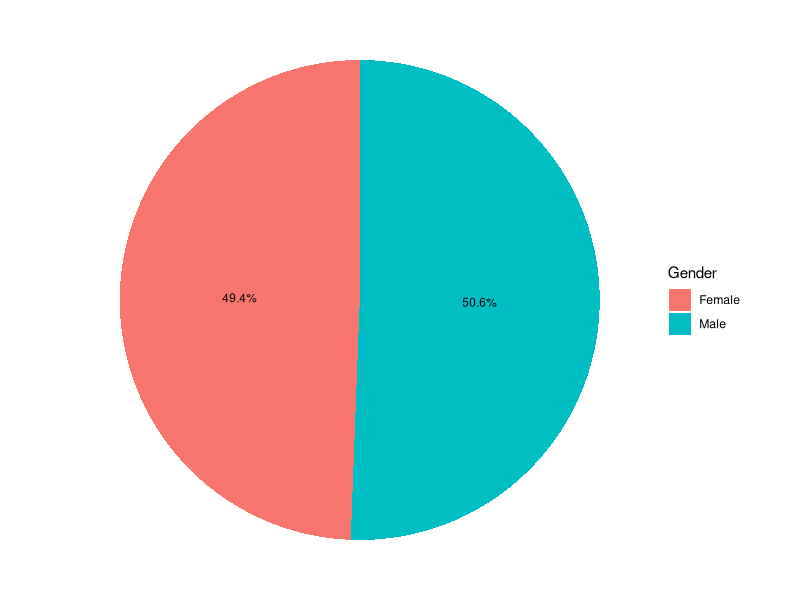
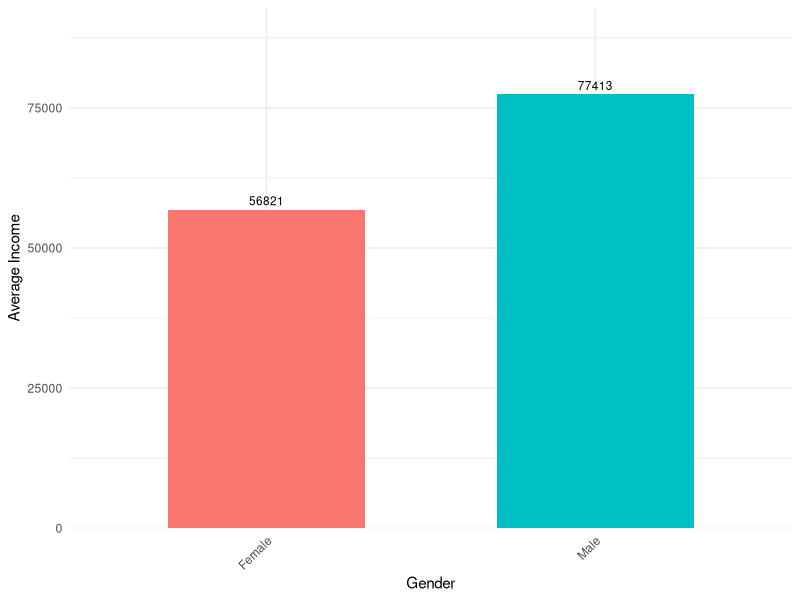
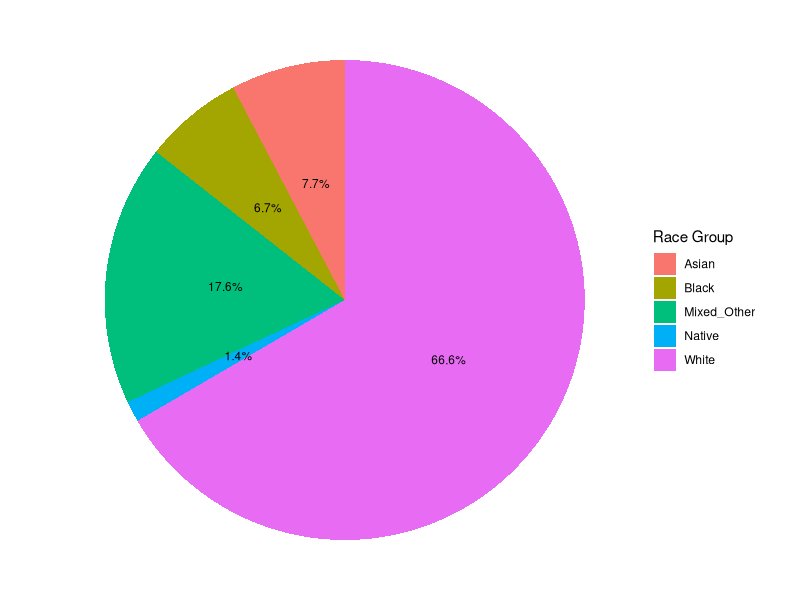
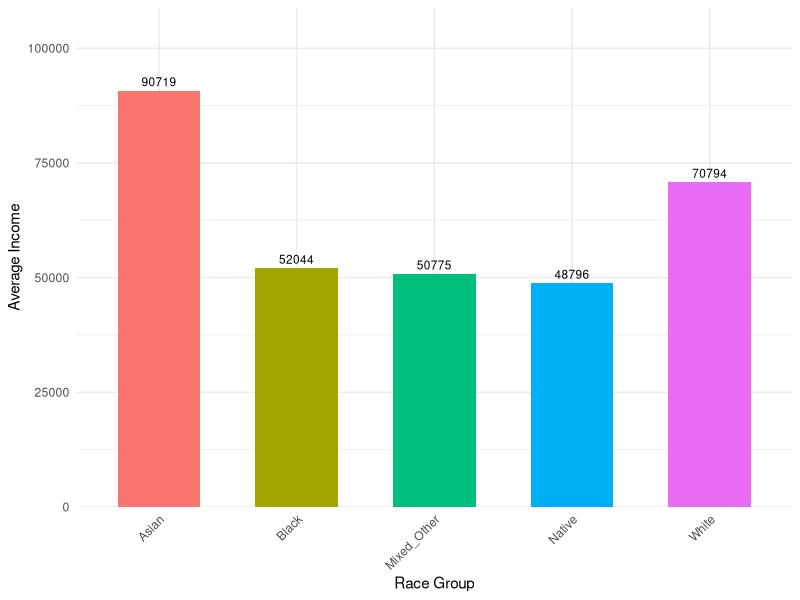
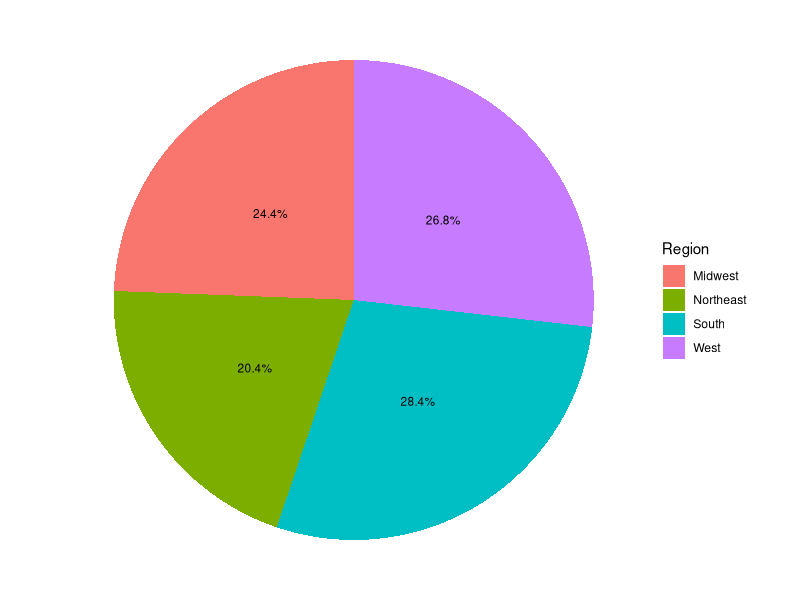
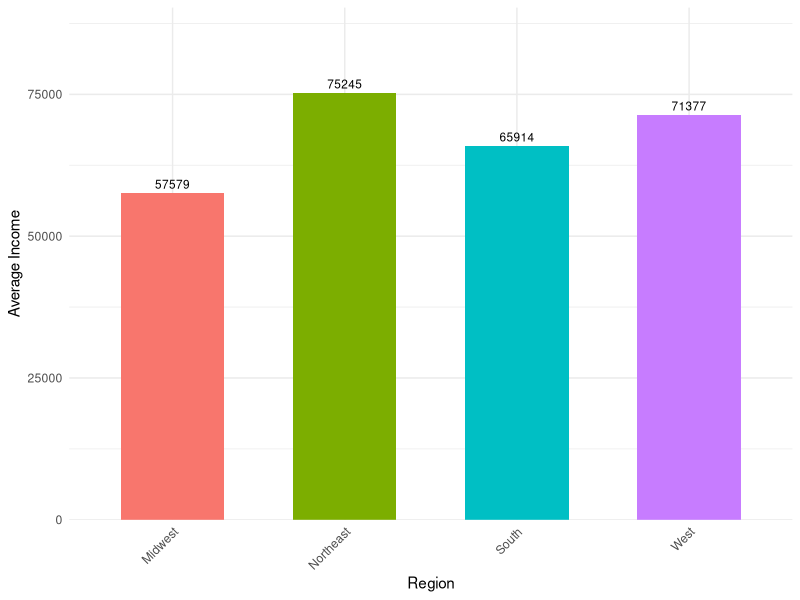
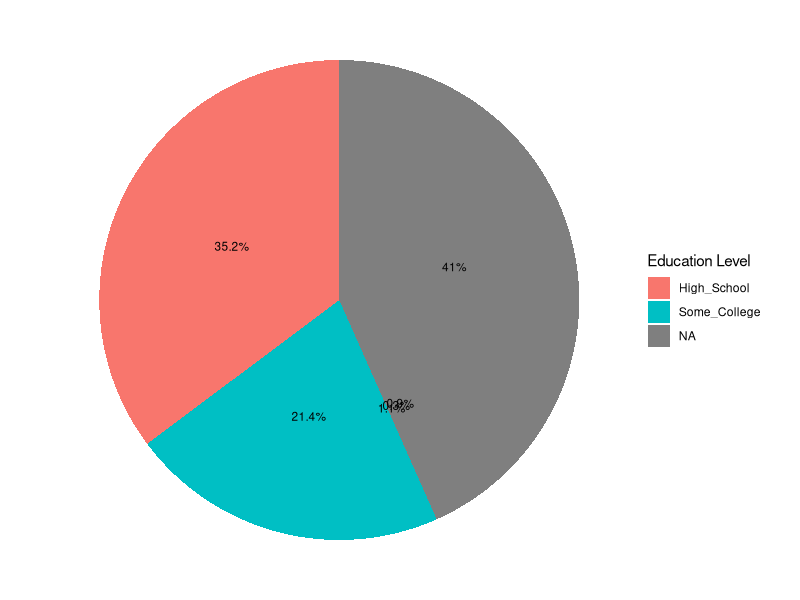
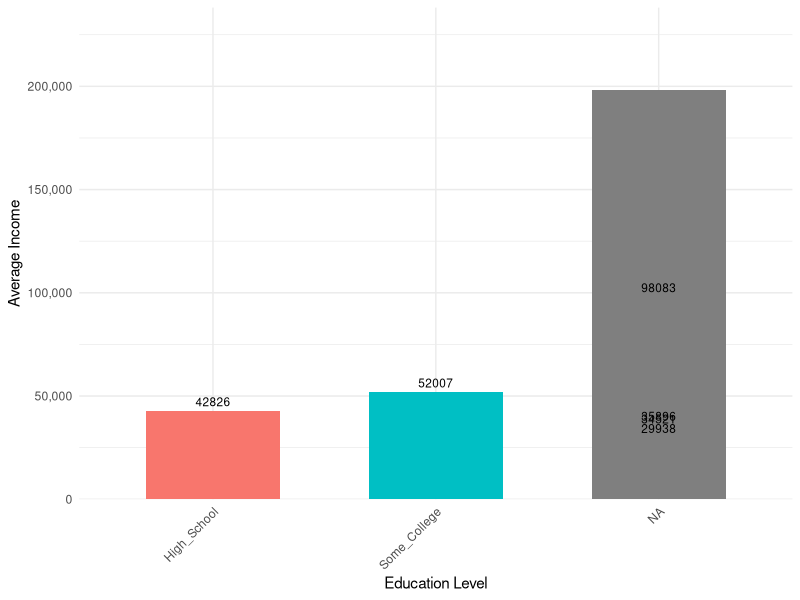

Generate these figures, in order, with R:
## ---- chunk 1
#| include: false
#| warning: false
#| message: false

library(tidyverse)
library(ggplot2)
library(dplyr)
library(here)
library(reshape2)
## ---- chunk 2
data <- read_csv(here("data", "01-analysis_data", "analysis_data.csv"))
## ---- chunk 3

## ---- chunk 4
#| echo: false
#| warning: false
#| label: fig-demographics-distribution
#| fig-cap: "Demographics Distribution and Average Income by Group"
#| fig-subcap: [
#| "Gender Proportion", "Average Income by Gender", 
#| "Race Proportion", "Average Income by Race", 
#| "Region Proportion", "Average Income by Region", 
#| "Education Proportion", "Average Income by Education Level"
#| ]
#| layout-ncol: 2

# Gender proportion and income
gender_count <- data %>%
  group_by(gender) %>%
  summarise(count = n()) %>%
  mutate(percentage = round(count / sum(count) * 100, 1))

pie_chart_gender <- ggplot(gender_count, aes(x = "", y = percentage, fill = gender)) +
  geom_bar(stat = "identity", width = 1) +
  coord_polar("y") +
  geom_text(aes(label = paste0(percentage, "%")),
            position = position_stack(vjust = 0.5), size = 3) +
  theme_void() +
  theme(legend.position = "right") +
  labs(fill = "Gender")

avg_income_gender <- data %>%
  group_by(gender) %>%
  summarise(Average_Income = mean(INCWAGE, na.rm = TRUE))

bar_chart_gender <- ggplot(avg_income_gender, aes(x = gender, y = Average_Income, fill = gender)) +
  geom_bar(stat = "identity", width = 0.6) +
  geom_text(aes(label = round(Average_Income, 0)), 
            vjust = -0.5, size = 3) +
  labs(x = "Gender", y = "Average Income") +
  theme_minimal() +
  scale_y_continuous(expand = expansion(mult = c(0, 0.2))) +  # Expand upper limit
  theme(
    axis.text.x = element_text(angle = 45, hjust = 1),
    legend.position = "none"
  )

# Race proportion and income
race_count <- data %>%
  group_by(race_group) %>%
  summarise(count = n()) %>%
  mutate(percentage = round(count / sum(count) * 100, 1))

pie_chart_race <- ggplot(race_count, aes(x = "", y = percentage, fill = race_group)) +
  geom_bar(stat = "identity", width = 1) +
  coord_polar("y") +
  geom_text(aes(label = paste0(percentage, "%")),
            position = position_stack(vjust = 0.5), size = 3) +
  theme_void() +
  theme(legend.position = "right") +
  labs(fill = "Race Group")

avg_income_race <- data %>%
  group_by(race_group) %>%
  summarise(Average_Income = mean(INCWAGE, na.rm = TRUE))

bar_chart_race <- ggplot(avg_income_race, aes(x = race_group, y = Average_Income, fill = race_group)) +
  geom_bar(stat = "identity", width = 0.6) +
  geom_text(aes(label = round(Average_Income, 0)), 
            vjust = -0.5, size = 3) +
  labs(x = "Race Group", y = "Average Income") +
  theme_minimal() +
  scale_y_continuous(expand = expansion(mult = c(0, 0.2))) +  # Expand upper limit
  theme(
    axis.text.x = element_text(angle = 45, hjust = 1),
    legend.position = "none"
  )

# Region proportion and income
region_count <- data %>%
  group_by(region) %>%
  summarise(count = n()) %>%
  mutate(percentage = round(count / sum(count) * 100, 1))

pie_chart_region <- ggplot(region_count, aes(x = "", y = percentage, fill = region)) +
  geom_bar(stat = "identity", width = 1) +
  coord_polar("y") +
  geom_text(aes(label = paste0(percentage, "%")),
            position = position_stack(vjust = 0.5), size = 3) +
  theme_void() +
  theme(legend.position = "right") +
  labs(fill = "Region")

avg_income_region <- data %>%
  group_by(region) %>%
  summarise(Average_Income = mean(INCWAGE, na.rm = TRUE))

bar_chart_region <- ggplot(avg_income_region, aes(x = region, y = Average_Income, fill = region)) +
  geom_bar(stat = "identity", width = 0.6) +
  geom_text(aes(label = round(Average_Income, 0)), 
            vjust = -0.5, size = 3) +
  labs(x = "Region", y = "Average Income") +
  theme_minimal() +
  scale_y_continuous(expand = expansion(mult = c(0, 0.2))) +  # Expand upper limit
  theme(
    axis.text.x = element_text(angle = 45, hjust = 1),
    legend.position = "none"
  )
# Education proportion and income
education_count <- data %>%
  group_by(education_level) %>%
  summarise(count = n()) %>%
  mutate(percentage = round(count / sum(count) * 100, 1))

# 设置学历顺序
education_levels <- c("Below_High_School", "High_School", "Some_College", "Bachelor", "Above_Bachelor")
education_count <- education_count %>%
  mutate(education_level = factor(education_level, levels = education_levels))

avg_income_education <- data %>%
  group_by(education_level) %>%
  summarise(Average_Income = mean(INCWAGE, na.rm = TRUE)) %>%
  mutate(education_level = factor(education_level, levels = education_levels))

# Pie chart: education level proportion
pie_chart_education <- ggplot(education_count, aes(x = "", y = percentage, fill = education_level)) +
  geom_bar(stat = "identity", width = 1) +
  coord_polar("y") +
  geom_text(aes(label = paste0(percentage, "%")),
            position = position_stack(vjust = 0.5), size = 3) +
  theme_void() +
  theme(legend.position = "right") +
  labs(fill = "Education Level")

# Bar chart: average income by education level, ordered
bar_chart_education <- ggplot(avg_income_education, aes(x = education_level, y = Average_Income, fill = education_level)) +
  geom_bar(stat = "identity", width = 0.6) +
  geom_text(aes(label = round(Average_Income, 0)), 
            vjust = -0.5, size = 3) +
  labs(x = "Education Level", y = "Average Income") +
  theme_minimal() +
  scale_y_continuous(expand = expansion(mult = c(0, 0.2)), labels = scales::comma) +  # Use comma format for y-axis
  theme(
    axis.text.x = element_text(angle = 45, hjust = 1),
    legend.position = "none"
  )
# Output all eight charts in four rows with two charts per row
pie_chart_gender
bar_chart_gender
pie_chart_race
bar_chart_race
pie_chart_region
bar_chart_region
pie_chart_education
bar_chart_education

## ---- chunk 5
#| echo: false
#| warning: false
#| label: fig-Education-Race
#| fig-cap: "Proportion of Education Levels by Race Group"

# Ensure the order of education levels, arranged from low to high
education_order <- c("Below_High_School", "High_School", "Some_College", "Bachelor", "Above_Bachelor")
race_order <- c(unique(data$race_group[data$race_group != "Other"]), "Other")

# Set education levels and race groups as factors with specified order
data$education_level <- factor(data$education_level, levels = education_order)
data$race_group <- factor(data$race_group, levels = race_order)

# Create a contingency table and fill missing values with 0
education_race_crosstab <- prop.table(table(data$education_level, data$race_group), margin = 2)
education_race_crosstab[is.na(education_race_crosstab)] <- 0  # Fill NaN with 0

# Convert the data from wide to long format
heatmap_data <- melt(education_race_crosstab)

# Plot the heatmap with proportion labels and dynamic text color
ggplot(heatmap_data, aes(Var2, Var1, fill = value)) +
  geom_tile(color = "white") +  # Heatmap tiles
  geom_text(
    aes(
      label = sprintf("%.2f", value),
      color = ifelse(value > 0.25, "white", "black")  
    ),
    size = 4
  ) +
  scale_fill_gradient(low = "white", high = "blue", name = "Proportion") +
  scale_color_manual(values = c("black" = "black", "white" = "white"), guide = "none") +  # Define color mapping
  labs(
    x = "Race Group",
    y = "Education Level"
  ) +
  theme_minimal() +
  theme(axis.text.x = element_text(angle = 45, hjust = 1))

